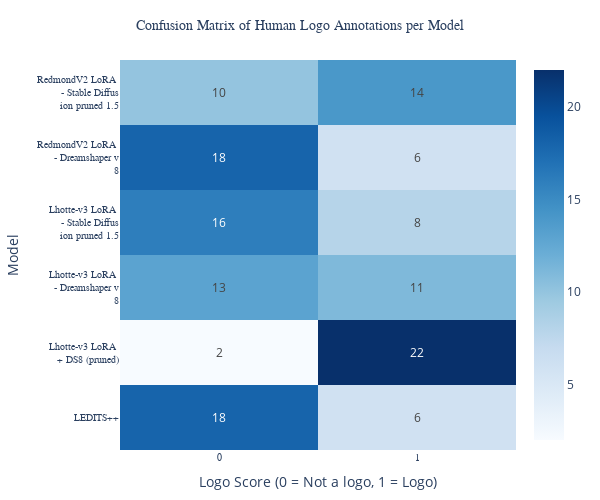

Write notebook code for a chart like this one.
### Markdown cell above
<div class="alert alert-block alert-info">In this part, we are trying to plot the <b>pseudo-accuracy</b> of each model in a <b>confusion matrix</b>, using the human annotations of the column 'Is it a logo?'. In other words, we interpret human perception (whether an image aligns with the general impression of a logo) as the 'truth' labels for a classification problem.
</div>

### Code cell
conf_matrix = df.groupby(['Model', 'Is it a logo?']).size().unstack(fill_value=0)

# Manually wrap y-axis labels (Model names)
def wrap_label(label, width=15):
    return '<br>'.join([label[i:i+width] for i in range(0, len(label), width)])

wrapped_y_labels = [wrap_label(str(label)) for label in conf_matrix.index]

# Plotly heatmap
fig = go.Figure(data=go.Heatmap(
    z=conf_matrix.values,
    x=conf_matrix.columns.astype(str),
    y=wrapped_y_labels,
    colorscale='Blues',
    showscale=True,
    text=conf_matrix.values,
    texttemplate="%{text}",
    hovertemplate="Model: %{y}<br>Logo Score: %{x}<br>Count: %{z}<extra></extra>"
))

# Layout
fig.update_layout(
    title={
        'text': 'Confusion Matrix of Human Logo Annotations per Model',
        'x': 0.5,
        'xanchor': 'center',
        'font': dict(family='serif', size=14)
    },
    xaxis_title='Logo Score (0 = Not a logo, 1 = Logo)',
    yaxis_title='Model',
    xaxis=dict(tickfont=dict(family='serif', size=10)),
    yaxis=dict(tickfont=dict(family='serif', size=10)),
    width=600,
    height=500,
    margin=dict(l=80, r=40, t=60, b=40)
)

fig.show()

### Figure 1 — Plotly figure (JSON) as saved in the notebook; plotly's stock layout.template omitted (floating-point values rounded to 4 significant figures)
{"data": [{"colorscale": [[0, "rgb(247,251,255)"], [0.125, "rgb(222,235,247)"], [0.25, "rgb(198,219,239)"], [0.375, "rgb(158,202,225)"], [0.5, "rgb(107,174,214)"], [0.625, "rgb(66,146,198)"], [0.75, "rgb(33,113,181)"], [0.875, "rgb(8,81,156)"], [1, "rgb(8,48,107)"]], "hovertemplate": "Model: %{y}<br>Logo Score: %{x}<br>Count: %{z}<extra></extra>", "showscale": true, "text": [[18, 6], [2, 22], [13, 11], [16, 8], [18, 6], [10, 14]], "texttemplate": "%{text}", "type": "heatmap", "x": ["0", "1"], "y": ["LEDITS++", "Lhotte-v3 LoRA <br>+ DS8 (pruned)", "Lhotte-v3 LoRA <br>- Dreamshaper v<br>8", "Lhotte-v3 LoRA <br>- Stable Diffus<br>ion pruned 1.5", "RedmondV2 LoRA <br>- Dreamshaper v<br>8", "RedmondV2 LoRA <br>- Stable Diffus<br>ion pruned 1.5"], "z": [[18, 6], [2, 22], [13, 11], [16, 8], [18, 6], [10, 14]]}], "layout": {"height": 500, "margin": {"b": 40, "l": 80, "r": 40, "t": 60}, "title": {"font": {"family": "serif", "size": 14}, "text": "Confusion Matrix of Human Logo Annotations per Model", "x": 0.5, "xanchor": "center"}, "width": 600, "xaxis": {"tickfont": {"family": "serif", "size": 10}, "title": {"text": "Logo Score (0 = Not a logo, 1 = Logo)"}}, "yaxis": {"tickfont": {"family": "serif", "size": 10}, "title": {"text": "Model"}}}}
